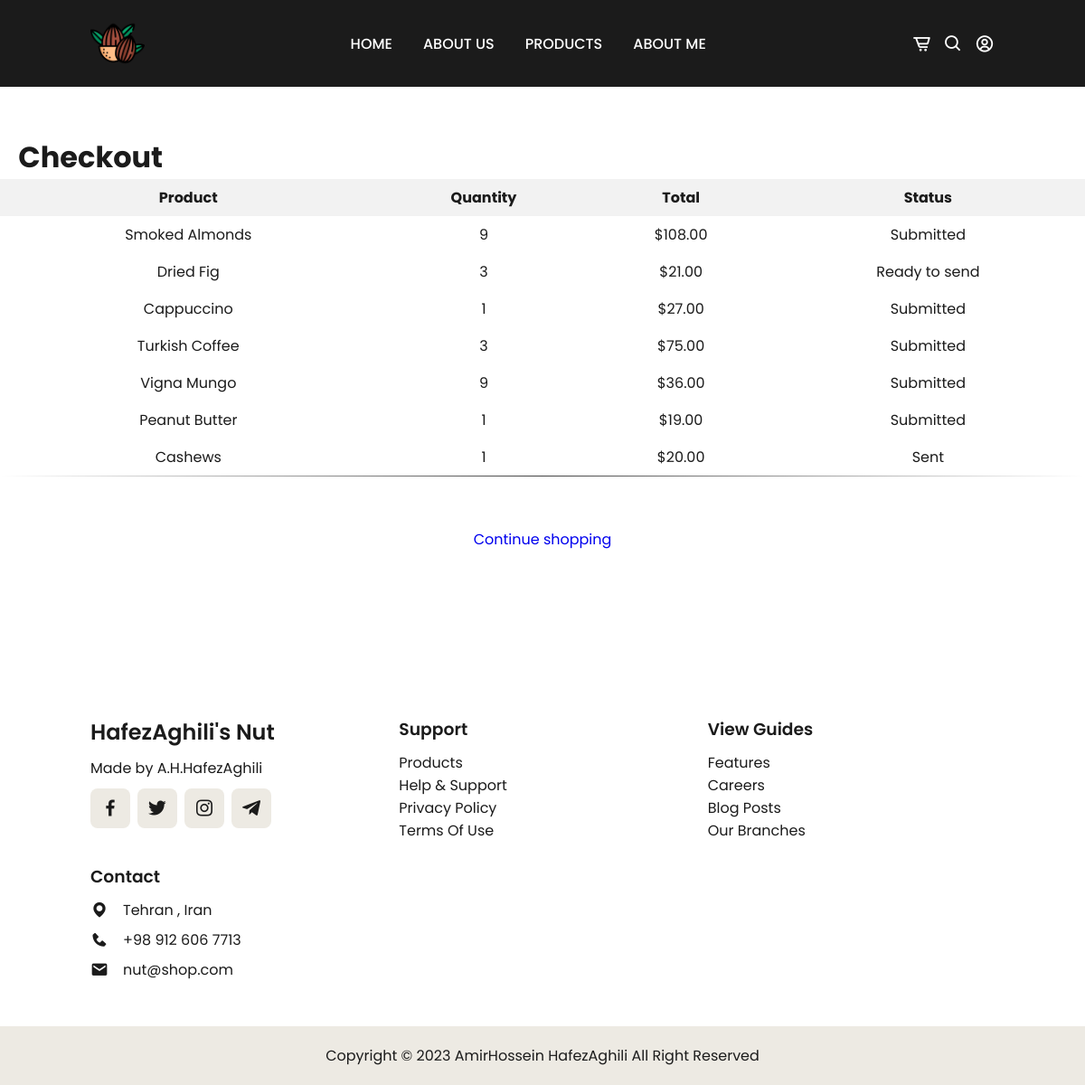
Page /checkout/ (signed in) on the earlier database version.
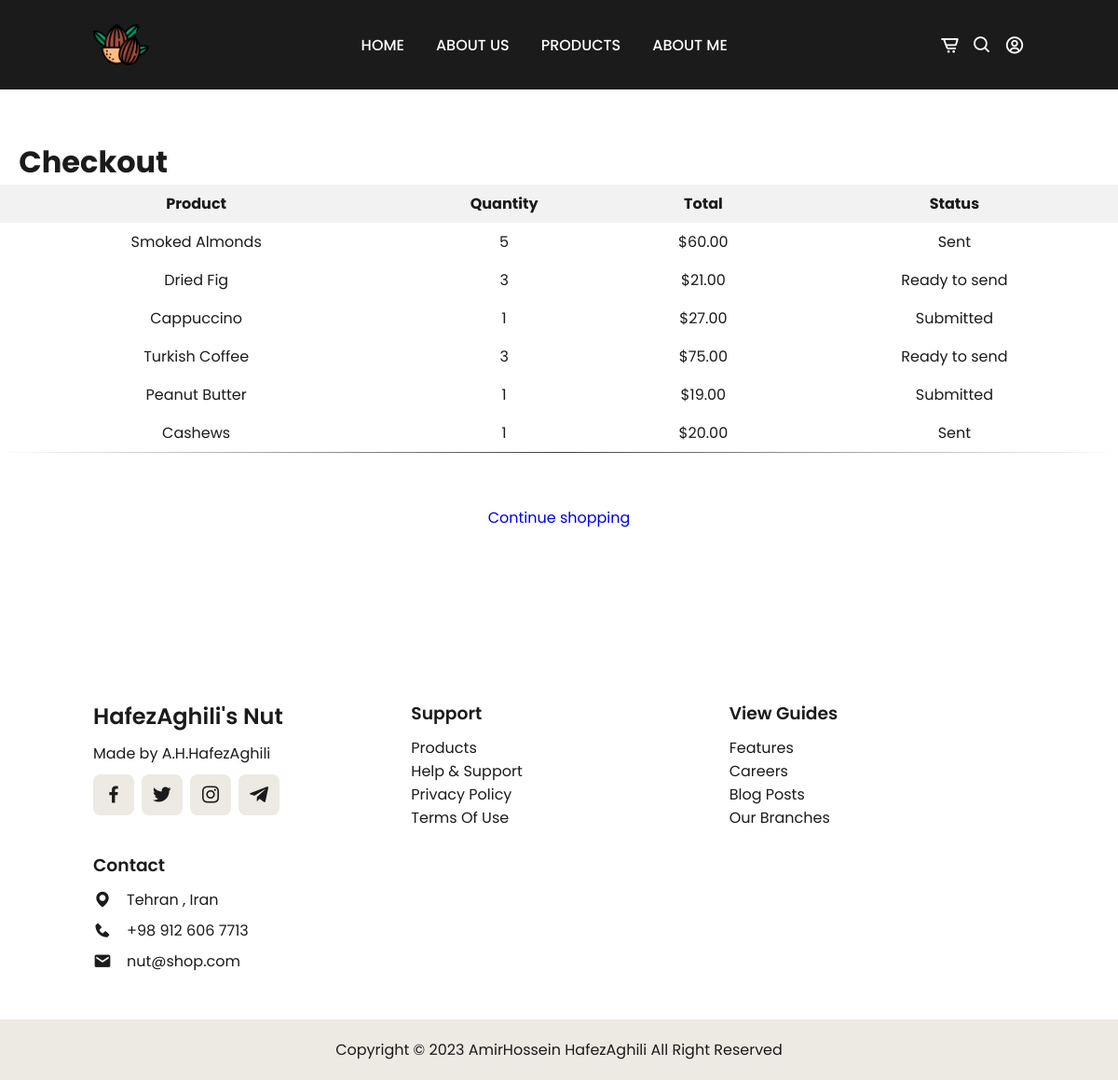
Same page on the later database version.
### pages/models.py (models this page shows, shortened)
class CartItem(models.Model):
    cart = models.ForeignKey('Cart' , on_delete=models.CASCADE)
    product = models.ForeignKey('Product' , on_delete=models.CASCADE)
    quantity = models.IntegerField()
    status = models.CharField(max_length=50 , default='Submitted' ,choices=[('Submitted','Submitted'),
                                                                            ('Ready to send','Ready to send'),
                                                                            ('Sent','Sent')])
    def __str__(self):
         return f'{self.cart.user} -> {self.product.name} ({self.quantity}) - ${self.get_total_price()}'
    def get_total_price(self):
        return self.quantity * self.product.price

class Product(models.Model):
    name = models.CharField(max_length=50 , blank=False , null=False)
    price = models.DecimalField(max_digits=10,decimal_places=2)
    img = models.ImageField()
    quality = models.CharField(max_length= 50 , choices=[('high quality','high quality') ,
                                                         ('medium quality','medium quality') ,
                                                         ('low quality','low quality')])
    supplier = models.ManyToManyField('Supplier')
    category = models.ForeignKey('Category', on_delete=models.CASCADE)
    created_at   = models.DateTimeField(auto_now_add=True)
    expiration_at = models.DateField(default=datetime.now()+timedelta(days=730))

### pages/views.py (the view)
# urls.py: path('checkout/', CheckoutView.as_view(), name='checkout'),
class CheckoutView(LoginRequiredMixin, View):
    def get(self, request, *args, **kwargs):
        user = request.user
        cart = Cart.objects.get(user=user)
        cart_items = CartItem.objects.filter(cart=cart)
        cart_items_with_status = cart_items
        print(cart_items_with_status)  # نمایش محتویات
        if cart_items_with_status:
            context = {
                'cart_items': cart_items_with_status,
            }
            return render(request, 'checkout.html', context)
        else:
            return render(request, 'checkout.html', {'message': 'No products to checkout.'})

### accounts/models.py (called while the page is built)
    def __str__(self):
        return self.username

### templates/checkout.html (shortened to what this page needs)
{% extends 'register_base.html' %}
{% load static %}
    {% block styles %}
    <link rel="stylesheet" type="text/css" href="{% static 'css/stylesCardView.css' %}">
    {% endblock %}
{% block content %}
    <br><br><br>
    <h1>&nbsp;&nbsp;&nbsp;Checkout</h1>
    {% if cart_items %}
        <table>
            <thead>
                <tr>
                    <th>Product</th>
                    <th>Quantity</th>
                    <th>Total</th>
                    <th>Status</th>
                </tr>
            </thead>
            <tbody>
                {% for item in cart_items %}
                    <tr>
                        <td>{{ item.product.name }}</td>
                        <td>{{ item.quantity }}</td>
                        <td>${{ item.get_total_price }}</td>
                        <td>{{ item.status }}</td>
                    </tr>
                {% endfor %}
            </tbody>
        </table>
        <br>
        <div class="button-container">
            <a href="{% url 'product_view' %}" class="btn-primary btn-animation">Continue shopping</a>
        </div>
    {% else %}
        <p>No products to checkout.</p>
    {% endif %}
    <br><br><br><br><br>
{% endblock %}

Differences in the rows shown:
removed CartItem: product.name "Vigna Mungo", quantity "9", get_total_price "36.00", status "Submitted"
changed CartItem "Smoked Almonds": quantity "9" → "5"; get_total_price "108.00" → "60.00"; status "Submitted" → "Sent"
changed CartItem "Turkish Coffee": status "Submitted" → "Ready to send"
